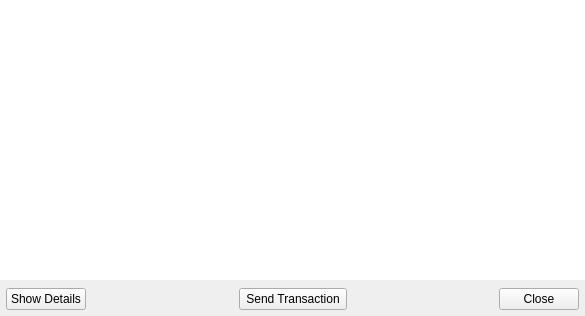
<?xml version="1.0" encoding="UTF-8"?>
<ui version="4.0">
 <class>TransactionDlg</class>
 <widget class="QDialog" name="TransactionDlg">
  <property name="geometry">
   <rect>
    <x>0</x>
    <y>0</y>
    <width>585</width>
    <height>316</height>
   </rect>
  </property>
  <property name="windowTitle">
   <string>Dialog</string>
  </property>
  <layout class="QVBoxLayout" name="verticalLayout">
   <property name="spacing">
    <number>-1</number>
   </property>
   <property name="leftMargin">
    <number>0</number>
   </property>
   <property name="topMargin">
    <number>0</number>
   </property>
   <property name="rightMargin">
    <number>0</number>
   </property>
   <property name="bottomMargin">
    <number>0</number>
   </property>
   <item>
    <widget class="QStackedWidget" name="stacket_widget">
     <property name="currentIndex">
      <number>0</number>
     </property>
     <widget class="QWidget" name="page">
      <layout class="QVBoxLayout" name="verticalLayout_4">
       <property name="spacing">
        <number>3</number>
       </property>
       <property name="leftMargin">
        <number>0</number>
       </property>
       <property name="topMargin">
        <number>0</number>
       </property>
       <property name="rightMargin">
        <number>0</number>
       </property>
       <property name="bottomMargin">
        <number>0</number>
       </property>
       <item>
        <widget class="QTextBrowser" name="edt_recipients">
         <property name="styleSheet">
          <string notr="true">background-color: white;</string>
         </property>
         <property name="frameShape">
          <enum>QFrame::NoFrame</enum>
         </property>
         <property name="html">
          <string>&lt;!DOCTYPE HTML PUBLIC &quot;-//W3C//DTD HTML 4.0//EN&quot; &quot;http://www.w3.org/TR/REC-html40/strict.dtd&quot;&gt;
&lt;html&gt;&lt;head&gt;&lt;meta name=&quot;qrichtext&quot; content=&quot;1&quot; /&gt;&lt;style type=&quot;text/css&quot;&gt;
p, li { white-space: pre-wrap; }
&lt;/style&gt;&lt;/head&gt;&lt;body style=&quot; font-family:'.SF NS Text'; font-size:13pt; font-weight:400; font-style:normal;&quot;&gt;
&lt;p style=&quot;-qt-paragraph-type:empty; margin-top:0px; margin-bottom:0px; margin-left:0px; margin-right:0px; -qt-block-indent:0; text-indent:0px;&quot;&gt;&lt;br /&gt;&lt;/p&gt;&lt;/body&gt;&lt;/html&gt;</string>
         </property>
        </widget>
       </item>
      </layout>
     </widget>
     <widget class="QWidget" name="page_2">
      <layout class="QVBoxLayout" name="verticalLayout_5">
       <property name="spacing">
        <number>-1</number>
       </property>
       <property name="leftMargin">
        <number>0</number>
       </property>
       <property name="topMargin">
        <number>0</number>
       </property>
       <property name="rightMargin">
        <number>0</number>
       </property>
       <property name="bottomMargin">
        <number>0</number>
       </property>
       <item>
        <widget class="QPlainTextEdit" name="edt_raw_transaction">
         <property name="styleSheet">
          <string notr="true">font: 13pt &quot;Courier New&quot;;

</string>
         </property>
         <property name="frameShape">
          <enum>QFrame::NoFrame</enum>
         </property>
         <property name="lineWrapMode">
          <enum>QPlainTextEdit::WidgetWidth</enum>
         </property>
         <property name="readOnly">
          <bool>true</bool>
         </property>
        </widget>
       </item>
       <item>
        <widget class="QCheckBox" name="chb_word_wrap">
         <property name="text">
          <string>Word wrap</string>
         </property>
        </widget>
       </item>
      </layout>
     </widget>
    </widget>
   </item>
   <item>
    <layout class="QGridLayout" name="gridLayout">
     <property name="leftMargin">
      <number>6</number>
     </property>
     <property name="topMargin">
      <number>2</number>
     </property>
     <property name="rightMargin">
      <number>6</number>
     </property>
     <property name="bottomMargin">
      <number>6</number>
     </property>
     <property name="spacing">
      <number>0</number>
     </property>
     <item row="0" column="0">
      <widget class="QPushButton" name="btn_details">
       <property name="sizePolicy">
        <sizepolicy hsizetype="Maximum" vsizetype="Fixed">
         <horstretch>0</horstretch>
         <verstretch>0</verstretch>
        </sizepolicy>
       </property>
       <property name="text">
        <string>Show Details</string>
       </property>
       <property name="autoDefault">
        <bool>false</bool>
       </property>
      </widget>
     </item>
     <item row="0" column="4">
      <widget class="QPushButton" name="btn_close">
       <property name="sizePolicy">
        <sizepolicy hsizetype="Maximum" vsizetype="Fixed">
         <horstretch>0</horstretch>
         <verstretch>0</verstretch>
        </sizepolicy>
       </property>
       <property name="text">
        <string>Close</string>
       </property>
       <property name="autoDefault">
        <bool>false</bool>
       </property>
      </widget>
     </item>
     <item row="0" column="1">
      <spacer name="horizontalSpacer">
       <property name="orientation">
        <enum>Qt::Horizontal</enum>
       </property>
       <property name="sizeHint" stdset="0">
        <size>
         <width>40</width>
         <height>20</height>
        </size>
       </property>
      </spacer>
     </item>
     <item row="0" column="2">
      <widget class="QPushButton" name="btn_broadcast">
       <property name="sizePolicy">
        <sizepolicy hsizetype="Maximum" vsizetype="Fixed">
         <horstretch>0</horstretch>
         <verstretch>0</verstretch>
        </sizepolicy>
       </property>
       <property name="minimumSize">
        <size>
         <width>0</width>
         <height>0</height>
        </size>
       </property>
       <property name="text">
        <string> Send Transaction </string>
       </property>
       <property name="autoDefault">
        <bool>false</bool>
       </property>
      </widget>
     </item>
     <item row="0" column="3">
      <spacer name="horizontalSpacer_2">
       <property name="orientation">
        <enum>Qt::Horizontal</enum>
       </property>
       <property name="sizeHint" stdset="0">
        <size>
         <width>40</width>
         <height>20</height>
        </size>
       </property>
      </spacer>
     </item>
    </layout>
   </item>
  </layout>
 </widget>
 <resources/>
 <connections/>
</ui>
